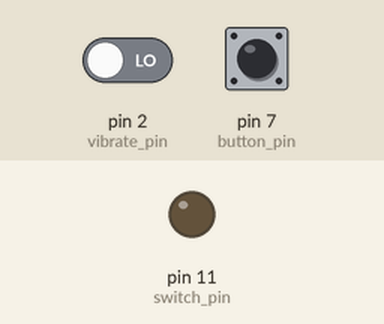
Simulated run of this sketch. Board: Arduino Uno, built with avr-gcc and run on an emulated ATmega328P. Parts: output pins drawn as LEDs (lit = HIGH). Dashed ring = blinking. The inputs (shaded band) are chosen by the test bench; at power-on: pin 2 (vibrate_pin) LOW, pin 7 (button_pin) HIGH.

Above: at 1.2 s.
1.3 s: pin 2 (vibrate_pin) driven HIGH
At 1.55 s:
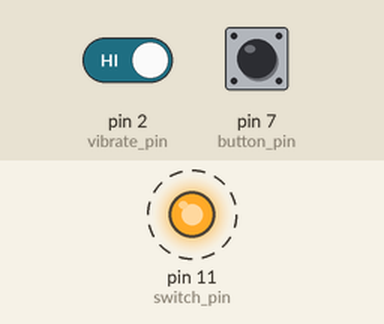
4.3 s: pin 7 (button_pin) pulled LOW for 3.2 s
At 5.05 s:
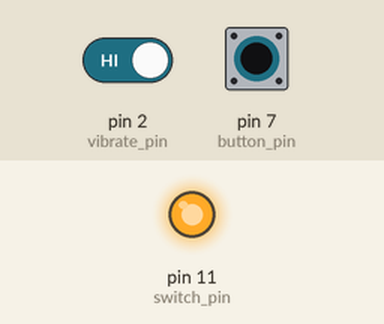
Timing chart, 0 to 15.0 s (numbered marks = the images above; inputs shaded):
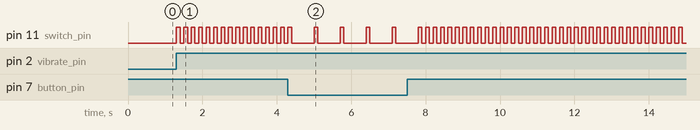

Measured:
- after the input at 1.3 s, pin 11 (switch_pin): alternates HIGH for 0.10 s and LOW for 0.10 s, starting at once

The sketch:

sketch_sep19c.ino
```cpp
const int vibrate_pin = 2;
const int switch_pin = 11;
const int button_pin = 7;
int buttonState = 0;
int isShinning = 0;
void setup() {
  Serial.begin(9600);
  // put your setup code here, to run once:
  pinMode(button_pin, INPUT_PULLUP);
  pinMode(vibrate_pin, INPUT);
  pinMode(switch_pin, OUTPUT);
}

void loop() {
  buttonState = digitalRead(button_pin);
  // put your main code here, to run repeatedly:
  if(digitalRead(vibrate_pin) == HIGH || isShinning == 1){
    digitalWrite(switch_pin, HIGH);
    delay(100);
    digitalWrite(switch_pin, LOW);
    delay(100);
  }

  if(buttonState == LOW && isShinning == 0){
    isShinning = 1;
    delay(500);
  }
  else if(buttonState == LOW && isShinning == 1){
    isShinning = 0;
    delay(500);
  }

}
```
